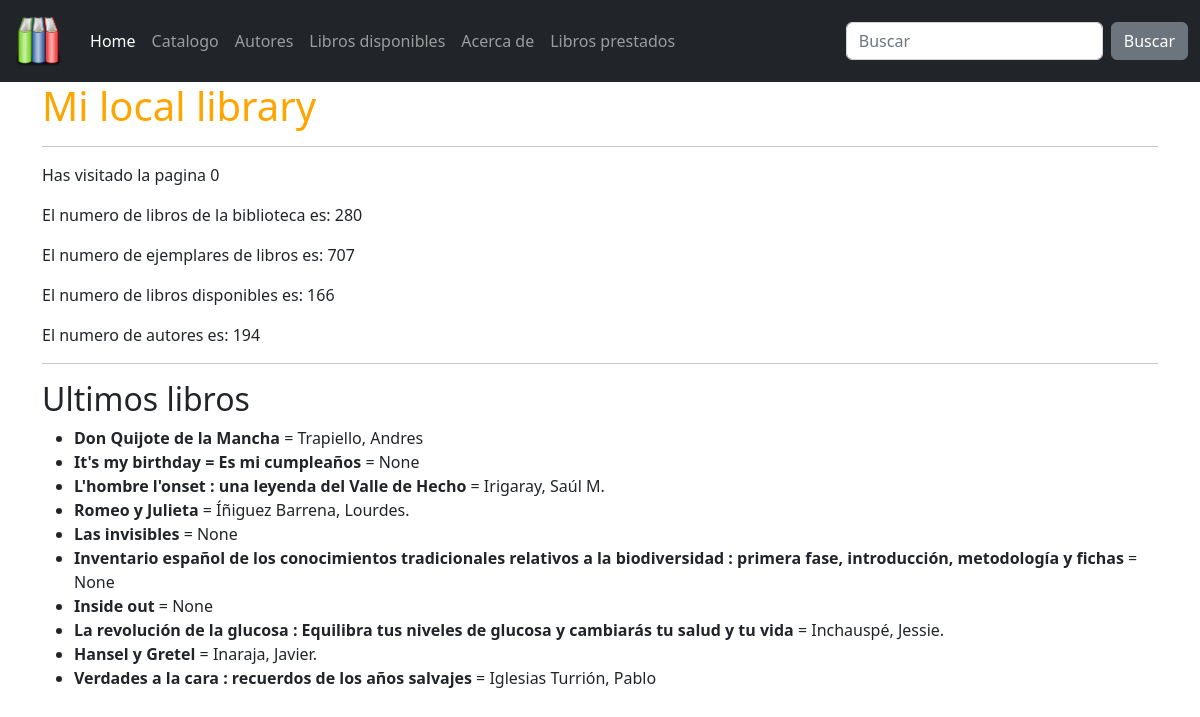
Screenshot of /catalogo/ with the database file from the repository.
### catalog/models.py (models this page shows, shortened)
class Book(models.Model):
    title = models.CharField(max_length=200)
    author = models.ForeignKey('Author',
        on_delete=models.SET_NULL, # que pasa si borramos el autor?
        null=True)  # puede ser nulo?
    summary = models.TextField(
        max_length=1000,
        help_text='Enter a brief description of the book',
        blank=True)
    isbn = models.CharField(
        'ISBN',
        max_length=13,
        help_text='13 Character <a href="https://www.isbn-international.org/content/what-isbn">ISBN number</a>')
    genre = models.ManyToManyField('Genre',
        help_text='Select a genre for this book')
    language = models.ForeignKey('Language', on_delete=models.SET_NULL, null=True)
    def display_genre(self):
        """
        Creates a string for the Genre. This is required to display genre in Admin.
        """
        return ', '.join([ genre.name for genre in self.genre.all()[:3] ])
    display_genre.short_description = 'Genre'

class Author(models.Model):
    first_name = models.CharField(max_length=100)
    last_name = models.CharField(max_length=100)
    date_of_birth = models.DateField(null=True, blank=True)
    date_of_death = models.DateField('Died', null=True, blank=True)
    class Meta:
        ordering = ['last_name', 'first_name']
    def __str__(self):
        return f'{self.last_name}, {self.first_name}'

### catalog/views.py (the view)
def index(request):
    num_books = Book.objects.all().count()
    num_instances = BookInstance.objects.all().count()
    num_instances_available = BookInstance.objects.filter(status__exact='a').count()
    num_authors = Author.objects.count()
    num_visits=request.session.get('num_visits', 0)
    request.session['num_visits'] = num_visits+1
    ultimos = Book.objects.all().order_by('-id')[:10]
    return render(
        request,
        'index.html',
        context={
            'num_books':num_books,
            'num_instances':num_instances,
            'num_instances_available':num_instances_available,
            'num_authors':num_authors,
            'num_visits':num_visits,
            'ultimos':ultimos,},
    )

### catalog/templates/index.html (shortened to what this page needs)
{% extends "base.html" %}
{% block content %}
<h1>Mi local library</h1>
<hr>
<p>Has visitado la pagina {{ num_visits }}</p>
<p>El numero de libros de la biblioteca es: {{ num_books }}</p>
<p>El numero de ejemplares de libros es: {{ num_instances }}</p>
<p>El numero de libros disponibles es: {{ num_instances_available }}</p>
<p>El numero de autores es: {{ num_authors }}</p>
<hr>
<h2>Ultimos libros</h2>
<ul>
    {% for book in ultimos %}
    <li><strong>{{ book.title }}</strong> = {{ book.author }}</li>
    {% endfor %}
</ul>
{% endblock %}

### catalog/static/css/custom_styles.css (style rules this page uses)
h1 { color: orange; }

### rows the page displays
Book: title "Don Quijote de la Mancha", author "Trapiello, Andres"
Book: title "It's my birthday = Es mi cumpleaños", author "None"
Book: title "L'hombre l'onset : una leyenda del Valle de Hecho", author "Irigaray, Saúl M."
Book: title "Romeo y Julieta", author "Íñiguez Barrena, Lourdes."
Book: title "Las invisibles", author "None"
Book: title "Inventario español de los conocimientos tradicionales relativos a la biodiversidad : primera fase, introducción, metodología y fichas", author "None"
Book: title "Inside out", author "None"
Book: title "La revolución de la glucosa : Equilibra tus niveles de glucosa y cambiarás tu salud y tu vida", author "Inchauspé, Jessie."
Book: title "Hansel y Gretel", author "Inaraja, Javier."
Book: title "Verdades a la cara : recuerdos de los años salvajes", author "Iglesias Turrión, Pablo"

### other values shown
{{ num_visits }} "0"
{{ num_books }} "280"
{{ num_instances }} "707"
{{ num_instances_available }} "166"
{{ num_authors }} "194"
